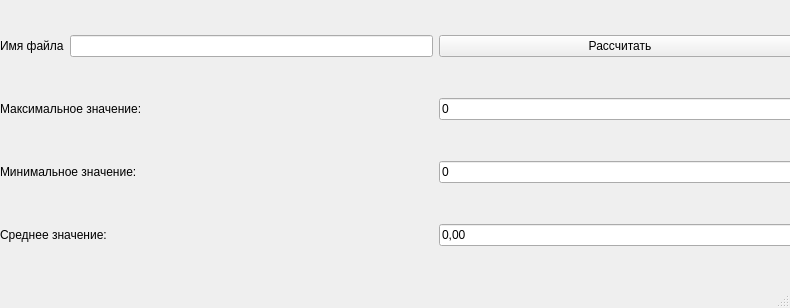
<?xml version="1.0" encoding="UTF-8"?>
<ui version="4.0">
 <class>WINDOW</class>
 <widget class="QMainWindow" name="WINDOW">
  <property name="geometry">
   <rect>
    <x>0</x>
    <y>0</y>
    <width>790</width>
    <height>308</height>
   </rect>
  </property>
  <property name="windowTitle">
   <string>Файловая статистика</string>
  </property>
  <widget class="QWidget" name="centralwidget">
   <widget class="QWidget" name="gridLayoutWidget">
    <property name="geometry">
     <rect>
      <x>0</x>
      <y>0</y>
      <width>801</width>
      <height>281</height>
     </rect>
    </property>
    <layout class="QGridLayout" name="gridLayout">
     <item row="2" column="2">
      <widget class="QLineEdit" name="minEdit">
       <property name="text">
        <string>0</string>
       </property>
      </widget>
     </item>
     <item row="0" column="1">
      <widget class="QLineEdit" name="filenameEdit"/>
     </item>
     <item row="2" column="0" colspan="2">
      <widget class="QLabel" name="label_3">
       <property name="text">
        <string>Минимальное значение:</string>
       </property>
      </widget>
     </item>
     <item row="1" column="0" colspan="2">
      <widget class="QLabel" name="label_2">
       <property name="text">
        <string>Максимальное значение:</string>
       </property>
      </widget>
     </item>
     <item row="0" column="0">
      <widget class="QLabel" name="label">
       <property name="text">
        <string>Имя файла</string>
       </property>
      </widget>
     </item>
     <item row="0" column="2">
      <widget class="QPushButton" name="button">
       <property name="text">
        <string>Рассчитать</string>
       </property>
      </widget>
     </item>
     <item row="1" column="2">
      <widget class="QLineEdit" name="maxEdit">
       <property name="text">
        <string>0</string>
       </property>
      </widget>
     </item>
     <item row="3" column="2">
      <widget class="QLineEdit" name="avgEdit">
       <property name="text">
        <string>0,00</string>
       </property>
      </widget>
     </item>
     <item row="3" column="0" colspan="2">
      <widget class="QLabel" name="label_4">
       <property name="text">
        <string>Среднее значение:</string>
       </property>
      </widget>
     </item>
    </layout>
   </widget>
  </widget>
  <widget class="QMenuBar" name="menubar">
   <property name="geometry">
    <rect>
     <x>0</x>
     <y>0</y>
     <width>790</width>
     <height>26</height>
    </rect>
   </property>
  </widget>
  <widget class="QStatusBar" name="statusbar"/>
 </widget>
 <resources/>
 <connections/>
</ui>
